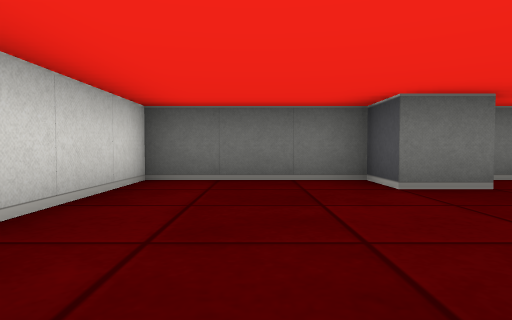
view 1 (above)

14 first-person views from a walk through a cub3D maze. The camera is about half as high as the walls, tilts 2° down and sees 75° across. The floor is counted in squares. Each view is taken from the middle of a square. On the plan, view 1 faces up. The plan holds only what a view shows up to about 9 squares ahead; the rest is blank.

view 2
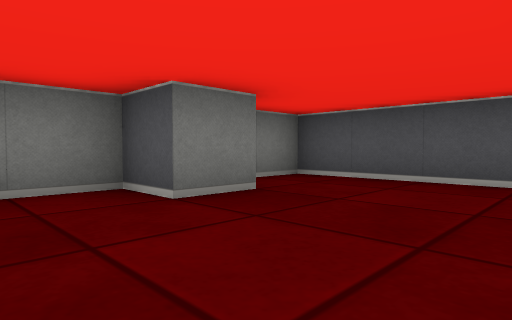

view 3
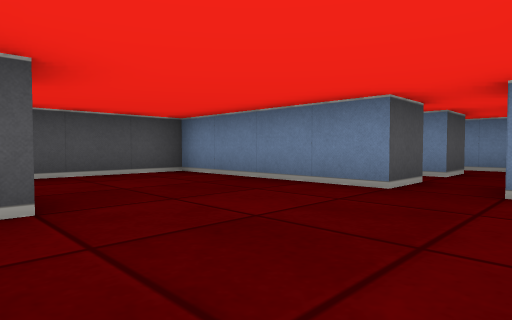

view 4
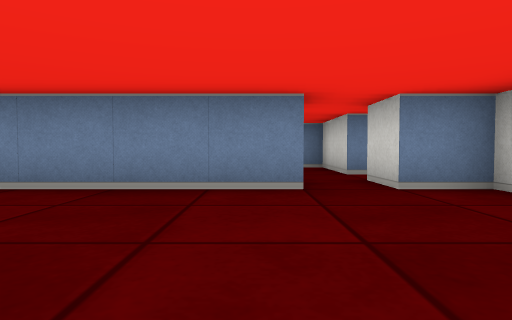

view 5
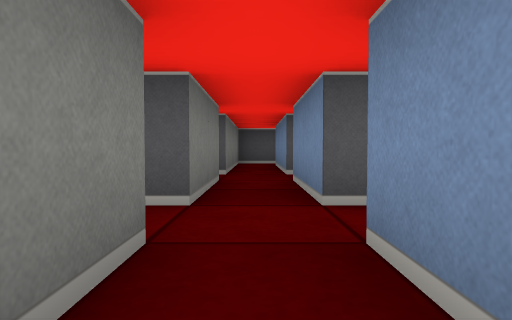

view 6
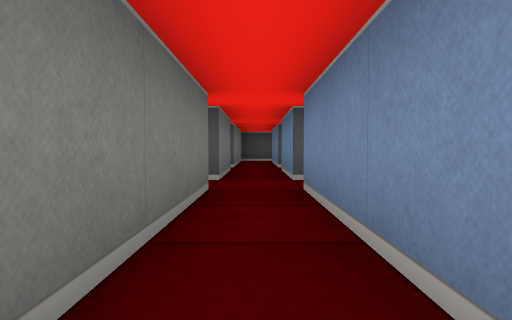

view 7
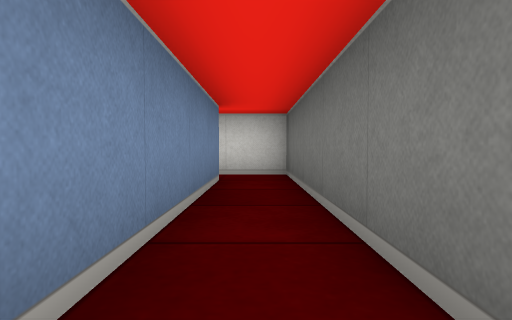

view 8
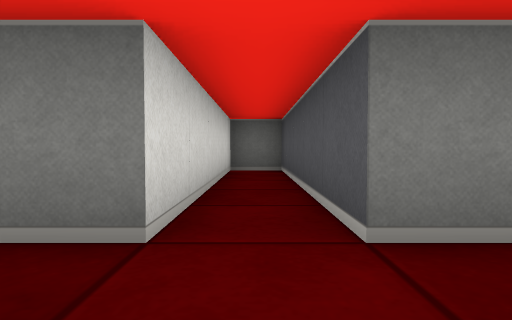

view 9
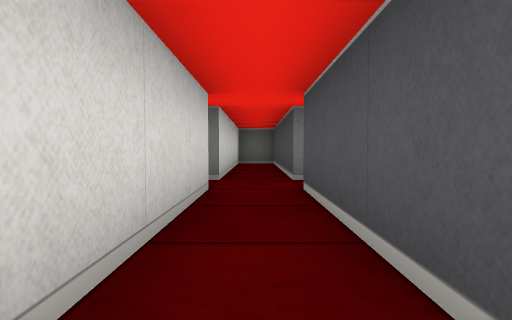

view 10
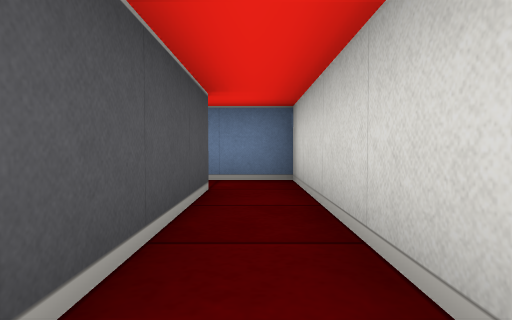

view 11
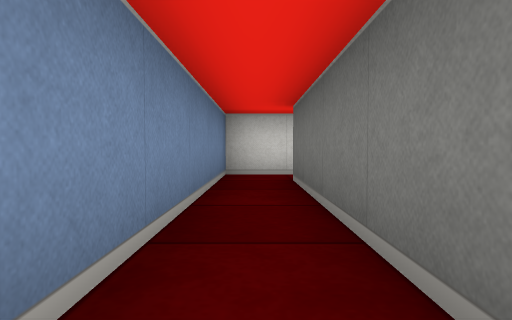

view 12
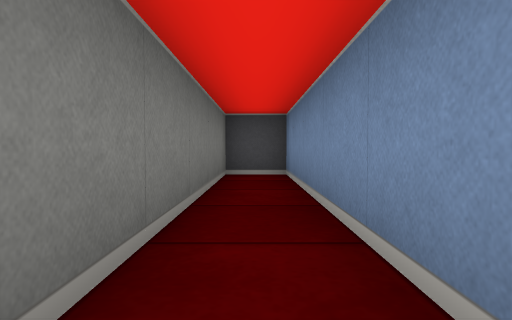

view 13
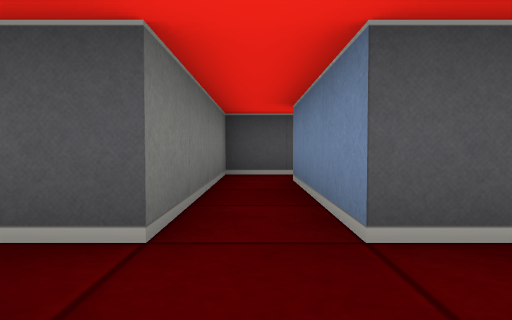

view 14
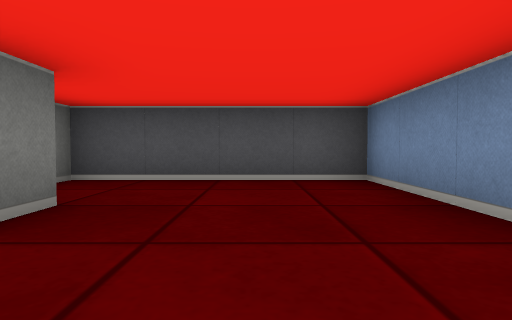

### Floor plan
Ten units are one square. View 1 is at (0, 0); x grows to the right and y downward. Boxes are objects, and circles mark ways between rooms. Rooms are numbered by the first view taken in them; rooms with no view inside come last. Other rooms are left out.
<svg viewBox="-90 -50 140 110">
<path fill="none" stroke="#000" d="M5 25 5 15 35 15M-5 15 -5 35 8 35M45 16 45 5 5 5 5 -5M-5 -5 -5 5M5 -5 45 -5 45 -45 31 -45M26 -35 15 -35 15 -45 -15 -45 -15 -5 -5 -5M-75 15 -35 15M-35 5 -85 5 -85 16M-25 15 -5 15M-5 5 -25 5 -25 -45 -35 -45 -35 5M-35 15 -35 55 35 55 35 45 -25 45 -25 15"/>
<circle cx="0" cy="0" r="3" fill="#2a7"/>
<circle cx="-15" cy="10" r="3" fill="#2a7"/>
<circle cx="-40" cy="10" r="3" fill="#2a7"/>
<circle cx="-30" cy="10" r="3" fill="#2a7"/>
<text x="20" y="10">1</text>
<text x="10" y="-20">2</text>
<text x="-70" y="10">3</text>
<text x="-30" y="-10">4</text>
<text x="-10" y="50">5</text>
</svg>
Room 1 opens to room 2. Room 1 opens to room 4. Room 3 opens to room 4. Room 4 opens to room 5.

Where each view was taken, in squares from view 1:
view 1: 0 up, 0 right, facing up
view 2: 1 up, 0 right, facing up-right
view 3: 4 up, 1 left, facing down-right
view 4: 4 up, 1 right, facing down
view 5: 1 down, 5 left, facing right
view 6: 1 down, 7 left, facing right
view 7: 1 down, 3 left, facing left
view 8: 2 down, 3 left, facing up
view 9: 5 down, 3 left, facing up
view 10: 1 down, 3 left, facing down
view 11: 5 down, 2 right, facing left
view 12: 5 down, 2 left, facing right
view 13: 1 down, 1 left, facing right
view 14: 2 up, 0 right, facing right
